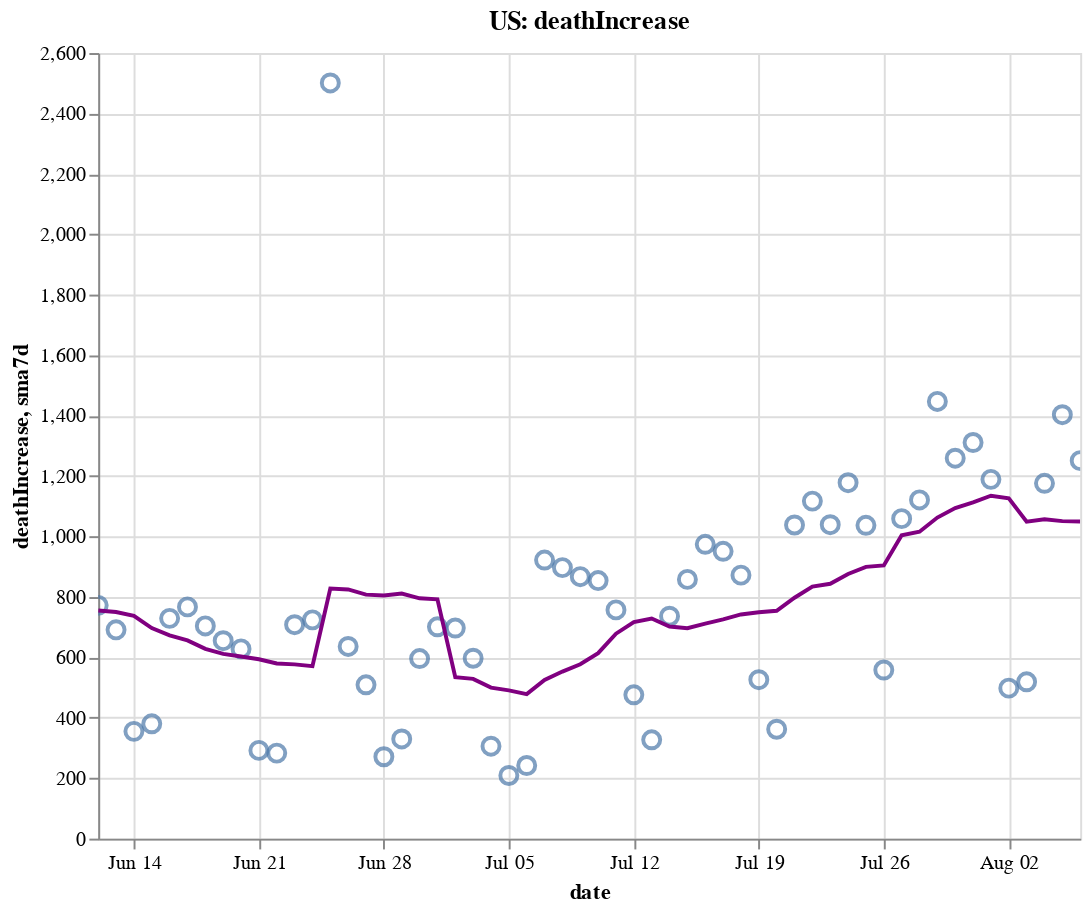

This figure's notebook cell:
### Code cell
create_plot(us, 'deathIncrease')

### Figure 1 — Vega-Lite specification as saved in the notebook (floating-point values rounded to 4 significant figures)
{"config": {"view": {"continuousWidth": 400, "continuousHeight": 300}}, "layer": [{"layer": [{"mark": {"type": "point", "size": 75}, "encoding": {"tooltip": [{"type": "temporal", "field": "date"}, {"type": "quantitative", "field": "deathIncrease"}, {"type": "quantitative", "field": "sma7d"}], "x": {"type": "temporal", "field": "date"}, "y": {"type": "quantitative", "field": "deathIncrease"}}, "selection": {"selector006": {"type": "interval", "bind": "scales", "encodings": ["x", "y"]}}}, {"mark": {"type": "line", "color": "purple"}, "encoding": {"x": {"type": "temporal", "field": "date"}, "y": {"type": "quantitative", "field": "sma7d"}}}]}, {"mark": {"type": "rule", "color": "#aaa"}, "encoding": {"x": {"type": "temporal", "field": "date"}}, "transform": [{"filter": {"selection": "selector005"}}]}, {"mark": "circle", "encoding": {"opacity": {"condition": {"value": 1, "selection": "selector005"}, "value": 0}, "tooltip": [{"type": "temporal", "field": "date"}, {"type": "quantitative", "field": "deathIncrease"}, {"type": "quantitative", "field": "sma7d"}], "x": {"type": "temporal", "field": "date"}, "y": {"type": "quantitative", "field": "deathIncrease"}}, "selection": {"selector005": {"type": "single", "encodings": ["x"], "on": "mouseover", "nearest": true, "empty": "none"}}}, {"mark": {"type": "text", "align": "left", "dx": 5, "dy": -5, "stroke": "white", "strokeWidth": 2}, "encoding": {"text": {"type": "quantitative", "field": "deathIncrease"}, "tooltip": [{"type": "temporal", "field": "date"}, {"type": "quantitative", "field": "deathIncrease"}, {"type": "quantitative", "field": "sma7d"}], "x": {"type": "temporal", "field": "date"}, "y": {"type": "quantitative", "field": "deathIncrease"}}, "transform": [{"filter": {"selection": "selector005"}}]}, {"mark": {"type": "text", "align": "left", "dx": 5, "dy": -5}, "encoding": {"text": {"type": "quantitative", "field": "deathIncrease"}, "tooltip": [{"type": "temporal", "field": "date"}, {"type": "quantitative", "field": "deathIncrease"}, {"type": "quantitative", "field": "sma7d"}], "x": {"type": "temporal", "field": "date"}, "y": {"type": "quantitative", "field": "deathIncrease"}}, "transform": [{"filter": {"selection": "selector005"}}]}], "data": {"name": "data-c563e43fa53f3d535074038f9c6b5d8e"}, "height": 400, "title": "US: deathIncrease", "width": 500, "$schema": "https://vega.github.io/schema/vega-lite/v4.8.1.json", "datasets": {"data-c563e43fa53f3d535074038f9c6b5d8e": [{"date": "2020-06-12T00:00:00", "totalTestResultsIncrease": 623100.0, "positiveIncrease": 23480.0, "death": 108400.0, "deathIncrease": 772.0, "positiveRate": 0.038, "state": "US", "sma7d": 755.1}, {"date": "2020-06-13T00:00:00", "totalTestResultsIncrease": 496400.0, "positiveIncrease": 25340.0, "death": 109100.0, "deathIncrease": 691.0, "positiveRate": 0.051, "state": "US", "sma7d": 750.0}, {"date": "2020-06-14T00:00:00", "totalTestResultsIncrease": 485200.0, "positiveIncrease": 21370.0, "death": 109400.0, "deathIncrease": 355.0, "positiveRate": 0.044, "state": "US", "sma7d": 737.0}, {"date": "2020-06-15T00:00:00", "totalTestResultsIncrease": 432800.0, "positiveIncrease": 18510.0, "death": 109800.0, "deathIncrease": 380.0, "positiveRate": 0.043, "state": "US", "sma7d": 697.0}, {"date": "2020-06-16T00:00:00", "totalTestResultsIncrease": 464500.0, "positiveIncrease": 23440.0, "death": 110500.0, "deathIncrease": 729.0, "positiveRate": 0.05, "state": "US", "sma7d": 672.9}, {"date": "2020-06-17T00:00:00", "totalTestResultsIncrease": 485300.0, "positiveIncrease": 23870.0, "death": 111300.0, "deathIncrease": 767.0, "positiveRate": 0.049, "state": "US", "sma7d": 656.0}, {"date": "2020-06-18T00:00:00", "totalTestResultsIncrease": 516200.0, "positiveIncrease": 27530.0, "death": 112000.0, "deathIncrease": 704.0, "positiveRate": 0.053, "state": "US", "sma7d": 628.3}, {"date": "2020-06-19T00:00:00", "totalTestResultsIncrease": 574000.0, "positiveIncrease": 31050.0, "death": 112700.0, "deathIncrease": 655.0, "positiveRate": 0.054, "state": "US", "sma7d": 611.6}, {"date": "2020-06-20T00:00:00", "totalTestResultsIncrease": 559200.0, "positiveIncrease": 31990.0, "death": 113300.0, "deathIncrease": 628.0, "positiveRate": 0.057, "state": "US", "sma7d": 602.6}, {"date": "2020-06-21T00:00:00", "totalTestResultsIncrease": 511100.0, "positiveIncrease": 27280.0, "death": 113600.0, "deathIncrease": 292.0, "positiveRate": 0.053, "state": "US", "sma7d": 593.6}, {"date": "2020-06-22T00:00:00", "totalTestResultsIncrease": 466600.0, "positiveIncrease": 27020.0, "death": 113900.0, "deathIncrease": 283.0, "positiveRate": 0.058, "state": "US", "sma7d": 579.7}, {"date": "2020-06-23T00:00:00", "totalTestResultsIncrease": 491700.0, "positiveIncrease": 33020.0, "death": 114600.0, "deathIncrease": 708.0, "positiveRate": 0.067, "state": "US", "sma7d": 576.7}, {"date": "2020-06-24T00:00:00", "totalTestResultsIncrease": 519200.0, "positiveIncrease": 38680.0, "death": 115300.0, "deathIncrease": 724.0, "positiveRate": 0.075, "state": "US", "sma7d": 570.6}, {"date": "2020-06-25T00:00:00", "totalTestResultsIncrease": 637100.0, "positiveIncrease": 39070.0, "death": 117800.0, "deathIncrease": 2501.0, "positiveRate": 0.061, "state": "US", "sma7d": 827.3}, {"date": "2020-06-26T00:00:00", "totalTestResultsIncrease": 606700.0, "positiveIncrease": 44420.0, "death": 118400.0, "deathIncrease": 636.0, "positiveRate": 0.073, "state": "US", "sma7d": 824.6}, {"date": "2020-06-27T00:00:00", "totalTestResultsIncrease": 599400.0, "positiveIncrease": 43780.0, "death": 119000.0, "deathIncrease": 509.0, "positiveRate": 0.073, "state": "US", "sma7d": 807.6}, {"date": "2020-06-28T00:00:00", "totalTestResultsIncrease": 583900.0, "positiveIncrease": 41860.0, "death": 119200.0, "deathIncrease": 271.0, "positiveRate": 0.072, "state": "US", "sma7d": 804.6}, {"date": "2020-06-29T00:00:00", "totalTestResultsIncrease": 646800.0, "positiveIncrease": 39180.0, "death": 119600.0, "deathIncrease": 330.0, "positiveRate": 0.061, "state": "US", "sma7d": 811.3}, {"date": "2020-06-30T00:00:00", "totalTestResultsIncrease": 624100.0, "positiveIncrease": 47460.0, "death": 120200.0, "deathIncrease": 596.0, "positiveRate": 0.076, "state": "US", "sma7d": 795.3}, {"date": "2020-07-01T00:00:00", "totalTestResultsIncrease": 633300.0, "positiveIncrease": 50670.0, "death": 120900.0, "deathIncrease": 701.0, "positiveRate": 0.08, "state": "US", "sma7d": 792.0}, {"date": "2020-07-02T00:00:00", "totalTestResultsIncrease": 662300.0, "positiveIncrease": 53830.0, "death": 121600.0, "deathIncrease": 697.0, "positiveRate": 0.081, "state": "US", "sma7d": 534.3}, {"date": "2020-07-03T00:00:00", "totalTestResultsIncrease": 710900.0, "positiveIncrease": 54220.0, "death": 122100.0, "deathIncrease": 597.0, "positiveRate": 0.076, "state": "US", "sma7d": 528.7}, {"date": "2020-07-04T00:00:00", "totalTestResultsIncrease": 642200.0, "positiveIncrease": 54730.0, "death": 122500.0, "deathIncrease": 306.0, "positiveRate": 0.085, "state": "US", "sma7d": 499.7}, {"date": "2020-07-05T00:00:00", "totalTestResultsIncrease": 681400.0, "positiveIncrease": 45790.0, "death": 122700.0, "deathIncrease": 209.0, "positiveRate": 0.067, "state": "US", "sma7d": 490.9}, {"date": "2020-07-06T00:00:00", "totalTestResultsIncrease": 501200.0, "positiveIncrease": 41600.0, "death": 122900.0, "deathIncrease": 242.0, "positiveRate": 0.083, "state": "US", "sma7d": 478.3}, {"date": "2020-07-07T00:00:00", "totalTestResultsIncrease": 634800.0, "positiveIncrease": 51770.0, "death": 123800.0, "deathIncrease": 922.0, "positiveRate": 0.082, "state": "US", "sma7d": 524.9}, {"date": "2020-07-08T00:00:00", "totalTestResultsIncrease": 629100.0, "positiveIncrease": 62150.0, "death": 124700.0, "deathIncrease": 897.0, "positiveRate": 0.099, "state": "US", "sma7d": 552.9}, {"date": "2020-07-09T00:00:00", "totalTestResultsIncrease": 703000.0, "positiveIncrease": 58840.0, "death": 125600.0, "deathIncrease": 867.0, "positiveRate": 0.084, "state": "US", "sma7d": 577.1}, {"date": "2020-07-10T00:00:00", "totalTestResultsIncrease": 810800.0, "positiveIncrease": 66640.0, "death": 126400.0, "deathIncrease": 854.0, "positiveRate": 0.082, "state": "US", "sma7d": 613.9}, {"date": "2020-07-11T00:00:00", "totalTestResultsIncrease": 698400.0, "positiveIncrease": 63010.0, "death": 127200.0, "deathIncrease": 757.0, "positiveRate": 0.09, "state": "US", "sma7d": 678.3}, {"date": "2020-07-12T00:00:00", "totalTestResultsIncrease": 758300.0, "positiveIncrease": 60980.0, "death": 127700.0, "deathIncrease": 476.0, "positiveRate": 0.08, "state": "US", "sma7d": 716.4}, {"date": "2020-07-13T00:00:00", "totalTestResultsIncrease": 693600.0, "positiveIncrease": 58460.0, "death": 128000.0, "deathIncrease": 327.0, "positiveRate": 0.084, "state": "US", "sma7d": 728.6}, {"date": "2020-07-14T00:00:00", "totalTestResultsIncrease": 770000.0, "positiveIncrease": 62880.0, "death": 128700.0, "deathIncrease": 736.0, "positiveRate": 0.082, "state": "US", "sma7d": 702.0}, {"date": "2020-07-15T00:00:00", "totalTestResultsIncrease": 762000.0, "positiveIncrease": 65380.0, "death": 129600.0, "deathIncrease": 858.0, "positiveRate": 0.086, "state": "US", "sma7d": 696.4}, {"date": "2020-07-16T00:00:00", "totalTestResultsIncrease": 827600.0, "positiveIncrease": 70950.0, "death": 130600.0, "deathIncrease": 974.0, "positiveRate": 0.086, "state": "US", "sma7d": 711.7}, {"date": "2020-07-17T00:00:00", "totalTestResultsIncrease": 837400.0, "positiveIncrease": 77230.0, "death": 131500.0, "deathIncrease": 951.0, "positiveRate": 0.092, "state": "US", "sma7d": 725.6}, {"date": "2020-07-18T00:00:00", "totalTestResultsIncrease": 761600.0, "positiveIncrease": 65180.0, "death": 132400.0, "deathIncrease": 872.0, "positiveRate": 0.086, "state": "US", "sma7d": 742.0}, {"date": "2020-07-19T00:00:00", "totalTestResultsIncrease": 798500.0, "positiveIncrease": 64880.0, "death": 132900.0, "deathIncrease": 526.0, "positiveRate": 0.081, "state": "US", "sma7d": 749.1}, {"date": "2020-07-20T00:00:00", "totalTestResultsIncrease": 711000.0, "positiveIncrease": 56970.0, "death": 133300.0, "deathIncrease": 362.0, "positiveRate": 0.08, "state": "US", "sma7d": 754.1}, {"date": "2020-07-21T00:00:00", "totalTestResultsIncrease": 750200.0, "positiveIncrease": 63640.0, "death": 134300.0, "deathIncrease": 1038.0, "positiveRate": 0.085, "state": "US", "sma7d": 797.3}, {"date": "2020-07-22T00:00:00", "totalTestResultsIncrease": 795500.0, "positiveIncrease": 69150.0, "death": 135400.0, "deathIncrease": 1117.0, "positiveRate": 0.087, "state": "US", "sma7d": 834.3}, {"date": "2020-07-23T00:00:00", "totalTestResultsIncrease": 824400.0, "positiveIncrease": 71030.0, "death": 136500.0, "deathIncrease": 1039.0, "positiveRate": 0.086, "state": "US", "sma7d": 843.6}, {"date": "2020-07-24T00:00:00", "totalTestResultsIncrease": 929800.0, "positiveIncrease": 75190.0, "death": 137700.0, "deathIncrease": 1178.0, "positiveRate": 0.081, "state": "US", "sma7d": 876.0}, {"date": "2020-07-25T00:00:00", "totalTestResultsIncrease": 797600.0, "positiveIncrease": 65410.0, "death": 138700.0, "deathIncrease": 1037.0, "positiveRate": 0.082, "state": "US", "sma7d": 899.6}, {"date": "2020-07-26T00:00:00", "totalTestResultsIncrease": 855800.0, "positiveIncrease": 61710.0, "death": 139200.0, "deathIncrease": 558.0, "positiveRate": 0.072, "state": "US", "sma7d": 904.1}, {"date": "2020-07-27T00:00:00", "totalTestResultsIncrease": 760800.0, "positiveIncrease": 55130.0, "death": 140300.0, "deathIncrease": 1059.0, "positiveRate": 0.072, "state": "US", "sma7d": 1004.0}, {"date": "2020-07-28T00:00:00", "totalTestResultsIncrease": 735500.0, "positiveIncrease": 56230.0, "death": 141400.0, "deathIncrease": 1121.0, "positiveRate": 0.076, "state": "US", "sma7d": 1016.0}, {"date": "2020-07-29T00:00:00", "totalTestResultsIncrease": 853300.0, "positiveIncrease": 66970.0, "death": 142900.0, "deathIncrease": 1447.0, "positiveRate": 0.078, "state": "US", "sma7d": 1063.0}, {"date": "2020-07-30T00:00:00", "totalTestResultsIncrease": 805900.0, "positiveIncrease": 69470.0, "death": 144100.0, "deathIncrease": 1259.0, "positiveRate": 0.086, "state": "US", "sma7d": 1094.0}, {"date": "2020-07-31T00:00:00", "totalTestResultsIncrease": 726000.0, "positiveIncrease": 67760.0, "death": 145400.0, "deathIncrease": 1311.0, "positiveRate": 0.093, "state": "US", "sma7d": 1113.0}, {"date": "2020-08-01T00:00:00", "totalTestResultsIncrease": 726000.0, "positiveIncrease": 60690.0, "death": 146600.0, "deathIncrease": 1189.0, "positiveRate": 0.084, "state": "US", "sma7d": 1135.0}, {"date": "2020-08-02T00:00:00", "totalTestResultsIncrease": 713200.0, "positiveIncrease": 48270.0, "death": 147100.0, "deathIncrease": 498.0, "positiveRate": 0.068, "state": "US", "sma7d": 1126.0}, {"date": "2020-08-03T00:00:00", "totalTestResultsIncrease": 731700.0, "positiveIncrease": 49560.0, "death": 147700.0, "deathIncrease": 519.0, "positiveRate": 0.068, "state": "US", "sma7d": 1049.0}, {"date": "2020-08-04T00:00:00", "totalTestResultsIncrease": 695600.0, "positiveIncrease": 51570.0, "death": 148800.0, "deathIncrease": 1176.0, "positiveRate": 0.074, "state": "US", "sma7d": 1057.0}, {"date": "2020-08-05T00:00:00", "totalTestResultsIncrease": 681500.0, "positiveIncrease": 52260.0, "death": 150200.0, "deathIncrease": 1403.0, "positiveRate": 0.077, "state": "US", "sma7d": 1051.0}, {"date": "2020-08-06T00:00:00", "totalTestResultsIncrease": 727400.0, "positiveIncrease": 54140.0, "death": 151500.0, "deathIncrease": 1251.0, "positiveRate": 0.074, "state": "US", "sma7d": 1050.0}]}}
